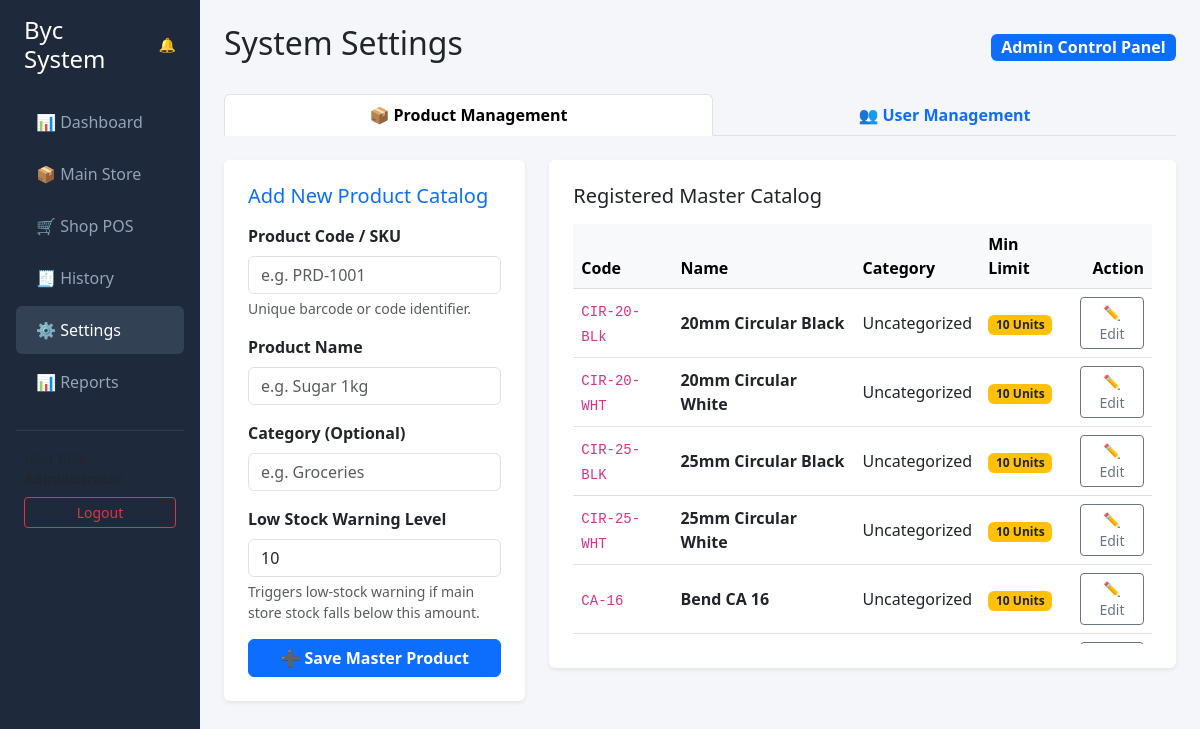
/settings/ (signed in), run on the app's committed database.
### core/models.py (models this page shows, shortened)
class Product(models.Model):
    product_code = models.CharField(max_length=50, unique=True)
    product_name = models.CharField(max_length=150)
    category = models.CharField(max_length=100, blank=True, null=True)
    min_stock_level = models.PositiveIntegerField(default=10)
    default_unit_price = models.DecimalField(max_digits=12, decimal_places=2, default=0.00)
    created_at = models.DateTimeField(auto_now_add=True)

### core/views.py (the view)
# urls.py: path('settings/', views.settings_view, name='settings'),
@login_required
@user_passes_test(is_admin)
def settings_view(request):
    products = Product.objects.all().order_by('product_name')
    site_users = User.objects.all().order_by('username')
    settings = SystemSetting.objects.first()
    context = {
        'products': products,
        'site_users': site_users,
        'settings': settings,
    }
    return render(request, 'core/settings.html', context)

### core/views.py (called while the page is built)
def is_admin(user):
    return user.is_authenticated and (
        user.is_superuser or getattr(user, 'role', '').lower() == 'admin'
    )

### core/templates/core/settings.html (shortened to what this page needs)
{% extends 'core/base.html' %}
{% block content %}
<div class="d-flex justify-content-between align-items-center mb-4">
    <h2>System Settings</h2>
    <span class="badge bg-primary fs-6">Admin Control Panel</span>
</div>
<ul class="nav nav-tabs nav-fill mb-4" id="settingsTab" role="tablist">
    <li class="nav-item" role="presentation">
        <button class="nav-link active fw-bold" id="products-tab" data-bs-toggle="tab" data-bs-target="#products" type="button" role="tab" aria-controls="products" aria-selected="true">
            📦 Product Management
        </button>
    </li>
    <li class="nav-item" role="presentation">
        <button class="nav-link fw-bold" id="users-tab" data-bs-toggle="tab" data-bs-target="#users" type="button" role="tab" aria-controls="users" aria-selected="false">
            👥 User Management
        </button>
    </li>
</ul>
<div class="tab-content" id="settingsTabContent">
    <div class="tab-pane fade show active" id="products" role="tabpanel" aria-labelledby="products-tab">
        <div class="row g-4">
            <div class="col-lg-4">
                <div class="card border-0 shadow-sm p-4 bg-white">
                    <h5 class="mb-3 text-primary">Add New Product Catalog</h5>
                    <form method="post" action="{% url 'add_product' %}">
                        <div class="mb-3">
                            <label for="product_code" class="form-label fw-bold">Product Code / SKU</label>
                            <input type="text" class="form-control" id="product_code" name="product_code" placeholder="e.g. PRD-1001" required>
                            <div class="form-text">Unique barcode or code identifier.</div>
                        </div>
                        <div class="mb-3">
                            <label for="product_name" class="form-label fw-bold">Product Name</label>
                            <input type="text" class="form-control" id="product_name" name="product_name" placeholder="e.g. Sugar 1kg" required>
                        </div>
                        <div class="mb-3">
                            <label for="category" class="form-label fw-bold">Category (Optional)</label>
                            <input type="text" class="form-control" id="category" name="category" placeholder="e.g. Groceries">
                        </div>
                        <div class="mb-3">
                            <label for="min_stock_level" class="form-label fw-bold">Low Stock Warning Level</label>
                            <input type="number" class="form-control" id="min_stock_level" name="min_stock_level" value="10" min="0">
                            <div class="form-text">Triggers low-stock warning if main store stock falls below this amount.</div>
                        </div>
                        <button type="submit" class="btn btn-primary w-100 fw-bold">➕ Save Master Product</button>
                    </form>
                </div>
            </div>
            <div class="col-lg-8">
                <div class="card border-0 shadow-sm p-4 bg-white">
                    <h5 class="mb-3">Registered Master Catalog</h5>
                    <div class="table-responsive" style="max-height: 420px; overflow-y: auto;">
                        <table class="table table-hover align-middle mb-0">
                            <thead class="table-light" style="position: sticky; top: 0; z-index: 1;">
                                <tr>
                                    <th class="bg-light">Code</th>
                                    <th class="bg-light">Name</th>
                                    <th class="bg-light">Category</th>
                                    <th class="bg-light">Min Limit</th>
                                    <th class="bg-light text-end">Action</th>
                                </tr>
                            </thead>
                            <tbody>
                                {% for product in products %}
                                <tr>
                                    <td><code>{{ product.product_code }}</code></td>
                                    <td><strong>{{ product.product_name }}</strong></td>
                                    <td>{{ product.category|default:"Uncategorized" }}</td>
                                    <td><span class="badge bg-warning text-dark">{{ product.min_stock_level|default:"10" }} Units</span></td>
                                    <td class="text-end">
                                        <button class="btn btn-sm btn-outline-secondary" data-bs-toggle="modal" data-bs-target="#editProductModal{{ product.id }}">✏️ Edit</button>
                                    </td>
                                </tr>
                                {% empty %}
                                <tr>
                                    <td colspan="5" class="text-center text-muted py-4">No products registered yet. Add one using the form.</td>
                                </tr>
                                {% endfor %}
                            </tbody>
                        </table>
                    </div>
                </div>
            </div>
        </div>
    </div>
</div>
{% endblock %}

### core/templates/core/base.html (style rules this page uses)
body { background-color: #f4f6f9; font-family: 'Segoe UI', Tahoma, Geneva, Verdana, sans-serif; }

### data on the page
Product: product_code "CIR-20-BLk", product_name "20mm Circular Black", category "Uncategorized", min_stock_level "10"
Product: product_code "CIR-20-WHT", product_name "20mm Circular White", category "Uncategorized", min_stock_level "10"
Product: product_code "CIR-25-BLK", product_name "25mm Circular Black", category "Uncategorized", min_stock_level "10"
Product: product_code "CIR-25-WHT", product_name "25mm Circular White", category "Uncategorized", min_stock_level "10"
Product: product_code "CA-16", product_name "Bend CA 16", category "Uncategorized", min_stock_level "10"
